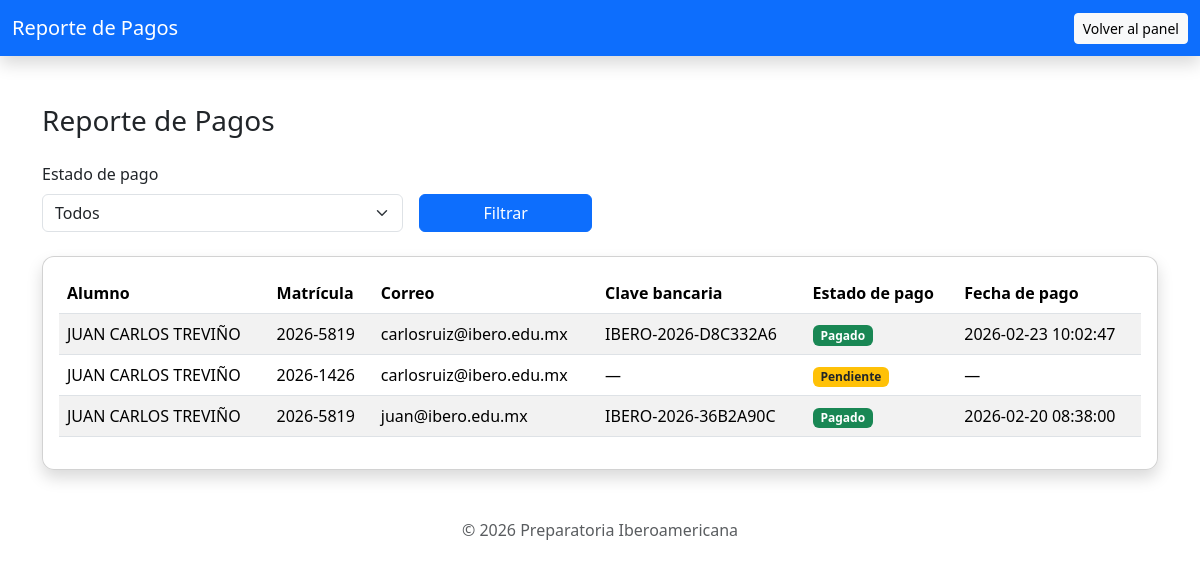
Screenshot of /admin/reporte-pagos.php (signed in) with the database file from the repository.
### tables this page shows
CREATE TABLE `inscripciones` (
  `id` int(11) NOT NULL,
  `matricula` varchar(20) NOT NULL,
  `alumno` varchar(150) NOT NULL,
  `correo` varchar(100) NOT NULL,
  `telefono` varchar(15) NOT NULL,
  `semestre` varchar(10) NOT NULL,
  `turno` varchar(20) NOT NULL,
  `grupo` varchar(10) DEFAULT NULL,
  `monto` decimal(10,2) NOT NULL,
  `referencia` varchar(50) NOT NULL,
  `estado` enum('Pendiente','Validado','Rechazado') DEFAULT 'Pendiente',
  `fecha` timestamp NOT NULL DEFAULT current_timestamp(),
  `clave_pago` varchar(40) DEFAULT NULL,
  `estado_pago` enum('Pendiente','En revisión','Pagado') DEFAULT 'Pendiente',
  `fecha_pago` datetime DEFAULT NULL,
  `validado_por` int(11) DEFAULT NULL,
  `comprobante_pago` varchar(255) DEFAULT NULL
);

### admin/reporte-pagos.php (the view, shortened to what this page needs)
<?php
require_once __DIR__ . '/../config/db.php';
$estadoFiltro = $_GET['estado_pago'] ?? 'Todos';
$sql = "SELECT alumno, matricula, correo, clave_pago, estado_pago, fecha_pago
        FROM inscripciones";
$sql .= " ORDER BY fecha DESC";
$stmt = $conn->prepare($sql);
$stmt->execute();
$result = $stmt->get_result();
?>
<!DOCTYPE html>
<html lang="es">
<head>
    <link href="https://cdn.jsdelivr.net/npm/bootstrap@5.3.2/dist/css/bootstrap.min.css" rel="stylesheet">
    <link rel="stylesheet" href="../css/style.css">
</head>
<body class="fondo-panel">
<nav class="navbar navbar-dark bg-primary shadow">
    <div class="container-fluid">
        <span class="navbar-brand">Reporte de Pagos</span>
        <a href="panel-admin.php" class="btn btn-light btn-sm">Volver al panel</a>
    </div>
</nav>
<div class="container my-5">
    <h3 class="mb-4">Reporte de Pagos</h3>
    <form method="GET" class="row g-3 mb-4">
        <div class="col-md-4">
            <label class="form-label">Estado de pago</label>
            <select name="estado_pago" class="form-select">
                <option <?= $estadoFiltro === 'Todos' ? 'selected' : '' ?>>Todos</option>
            </select>
        </div>
        <div class="col-md-2 d-flex align-items-end">
            <button class="btn btn-primary w-100">Filtrar</button>
        </div>
    </form>
    <div class="card shadow">
        <div class="card-body table-responsive">
            <table class="table table-striped align-middle">
                <thead>
                    <tr>
                        <th>Alumno</th>
                        <th>Matrícula</th>
                        <th>Correo</th>
                        <th>Clave bancaria</th>
                        <th>Estado de pago</th>
                        <th>Fecha de pago</th>
                    </tr>
                </thead>
                <tbody>
                <?php if ($result->num_rows > 0): ?>
                    <?php while ($row = $result->fetch_assoc()): ?>
                        <tr>
                            <td><?= htmlspecialchars($row['alumno']) ?></td>
                            <td><?= htmlspecialchars($row['matricula']) ?></td>
                            <td><?= htmlspecialchars($row['correo']) ?></td>
                            <td><?= $row['clave_pago'] ? htmlspecialchars($row['clave_pago']) : '—' ?></td>
                            <td>
                                <?php if ($row['estado_pago'] === 'Pagado'): ?>
                                    <span class="badge bg-success">Pagado</span>
                                <?php else: ?>
                                    <span class="badge bg-warning text-dark">Pendiente</span>
                                <?php endif; ?>
                            </td>
                            <td><?= $row['fecha_pago'] ? htmlspecialchars($row['fecha_pago']) : '—' ?></td>
                        </tr>
                    <?php endwhile; ?>
                <?php else: ?>
                    <tr>
                        <td colspan="6" class="text-center">No hay registros.</td>
                    </tr>
                <?php endif; ?>
                </tbody>
            </table>
        </div>
    </div>
</div>
<p class="text-center mt-3 mb-0 text-muted">
    © 2026 Preparatoria Iberoamericana
</p>
</body>
</html>

### css/style.css (style rules this page uses)
.card { background: rgba(255, 255, 255, 0.95); border-radius: 12px; box-shadow: 0 8px 30px rgba(0,0,0,0.25); }

### rows the page displays
inscripciones: alumno "JUAN CARLOS TREVIÑO", matricula "2026-5819", correo "carlosruiz@ibero.edu.mx", clave_pago "IBERO-2026-D8C332A6", estado_pago "Pagado", fecha_pago "2026-02-23 10:02:47"
inscripciones: alumno "JUAN CARLOS TREVIÑO", matricula "2026-1426", correo "carlosruiz@ibero.edu.mx", estado_pago "Pendiente"
inscripciones: alumno "JUAN CARLOS TREVIÑO", matricula "2026-5819", correo "juan@ibero.edu.mx", clave_pago "IBERO-2026-36B2A90C", estado_pago "Pagado", fecha_pago "2026-02-20 08:38:00"
